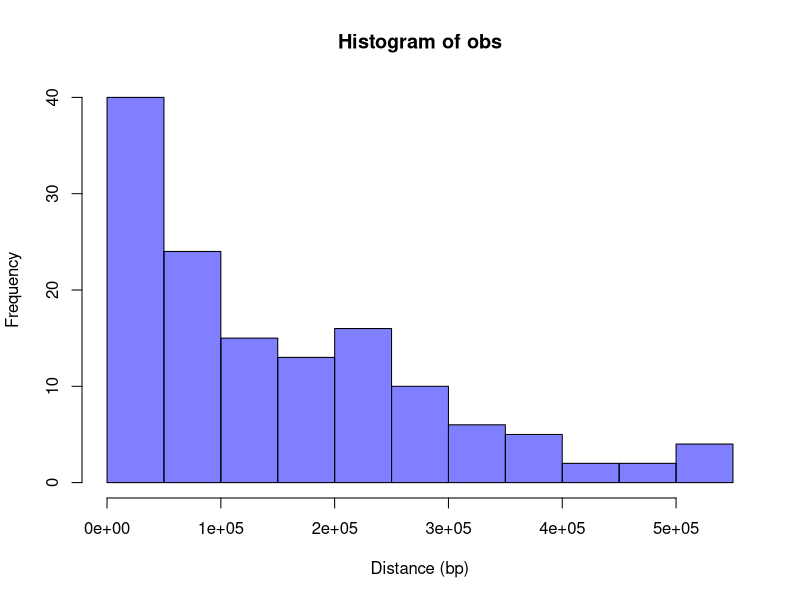
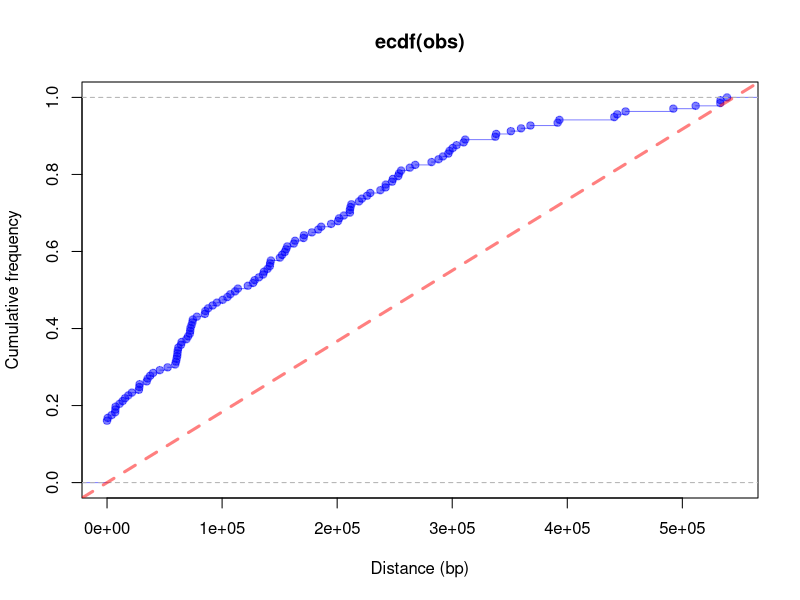
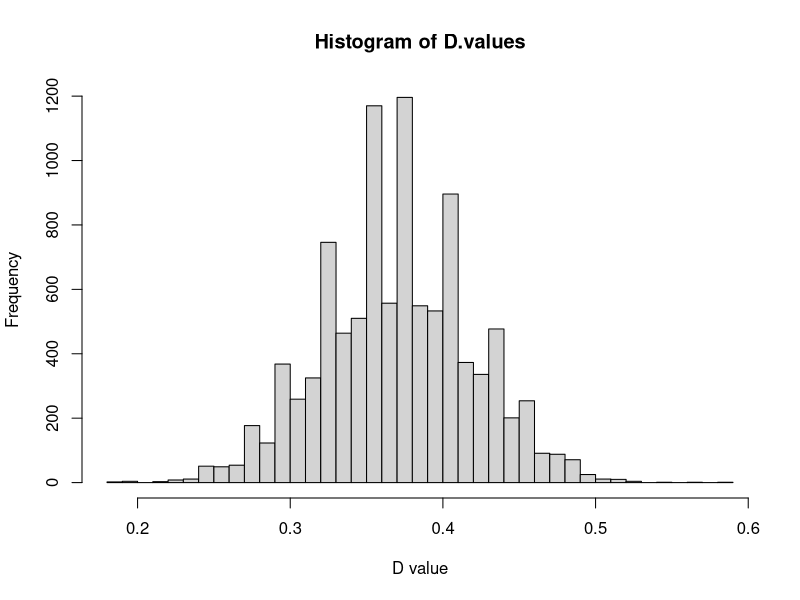

These figures' R source, in order: (Note: this script raises an error after producing the figures.)
## distri-difference-ks-test_example-1.R
##
## Author: Nouri BEN ZAKOUR
## Affiliations: University of Queensland
##

## PURPOSE: Statistical evaluation of the distribution bias of distances between RECs regions and MGEs

##
## ATTENTION: The following script is tailored to suit a particular example. A more generic script is also available. 
## Data used here is specific to the generation of Panel A to D of Figure SX in Petty, Ben Zakour et al. 2014 (submitted).
##


# 1) input list of N real REC-MGE distances between REC and closest MGE we observed in the object "obs"
# N=137 <=> 115 non overlapping REC regions + 22 overlapping REC regions
# real REC-MGE distances were calculated separately

obs <- c(0, 0, 0, 0, 0, 0, 0, 0, 0, 0, 0, 0, 0, 0, 0, 0, 0, 0, 0, 0, 0, 0,170801,186128,211084,242215,253014,303737,337461,350992,
         492157,511598,532941,538831,533200,450664,443420,440807,393183,391627,367958,359850,338173,309913,296565,211592,52655,
         60464,64254,74168,87883,100516,40005,28024,7059,608,21563,45859,74610,78027,171177,212373,126899,113694,95449,85393,18452
         ,7446,3972,13563,27646,28321,34496,35337,37459,59899,60935,61193,61483,61936,70444,71957,154479,156624,163400,128304,7223,
         10852,228755,237573,242053,221465,211032,194760,178056,150238,91789,111287,132009,136389,141773,311311,297727,291897,
         200720,183559,141463,139466,72490,72281,68988,64811,15622,59191,73425,104602,107151,122394,155598,162262,218966,225967,
         253884,255604,263169,267865,282022,288138,300438,248507,247666,205767,201703,152115,142401,135613,85017)


# 2) generate a random set of N distances within the range (0,M) corresponding to all the possible distances observable between a REC and a MGE.
# In other words, we consider the same MGE positions, and we just randomely select REC-MGE distances fitting in the intervals.
# The maximal value M corresponds to the maximal distance a randomly selected REC can be from a real MGE 
# i.e. M = max_MGE-MGE distance between 2 MGEs minus the min REC_size observed, then divided by 2

# In this data, the maximal distance observed is between GI-leuX and PHI1, i.e. 1089739 bp, 
# and the min_REC_size observed is 9 bp

max_MGE_MGE <- 1089739                                  # maximal distance observed between 2 MGEs
min_REC_size <- 9                                       # minimum size of a REC region
M <- as.integer((max_MGE_MGE - min_REC_size)/2)         # maximal distance a randomly selected REC can be from a real MGE
N <- 137                                                # number of REC regions                     
rand <- as.integer(runif(N,0,M))                        # generates a uniformally distributed list of integers


# Selected representations of the input data
# 3.1) Generates panel A "Frequency histogram"

hist(obs, col=rgb(0,0,1,0.5), xlab="Distance (bp)")


# 3.2) Generates panel B "Empirical Cumulative Distribution Function Plots for observed vs theoritical uniform distributions"

plot(ecdf(obs), xlim = range(c(obs,rand)), col=rgb(0,0,1,0.5), xlab = "Distance (bp)", ylab = "Cumulative frequency")
abline(0,1/M, col=rgb(1,0,0,0.5), lwd=3, lty=2)         # theoritical CDF


# 4) Statistical evaluation of the difference (and possibly direction of difference) between the (obs) and (rand) data

# 4.1) Two-sample Kolmogorov–Smirnov test (K-S test)

    # PRINCIPLE: The two-sample Kolmogorov-Smirnov test compares the cumulative distribution of two data sets, 
    # and computes a D value and a P value that depend on the largest discrepancy between distributions. 
    # It is used to test whether two samples are drawn from an identical continuous distributions.
    # The possible values i) "two.sided", ii) "less" and iii) "greater" of alternatives specify the null hypothesis that 
    # the true distribution function of x is i) equal to, ii) not less than or iii) not greater than the hypothesized distribution function 
    # (one-sample case) or the distribution function of y (two-sample case), respectively. 
    # ADVANTAGE: It is a non-parametric test that doesn't assume a particular distribution for the data 
    # except that it should be continuous.
    # CAUTION: ties are not handled, unless data is resampled.

# K-S test without data resampling for preliminary hypothesis testing
    # test 1: null hypothesis is rejected
    # test 2: confirms the alternative = "greater", which includes distributions for which x is stochastically smaller than y 
    # (in other words, the Cumulative Distribution Function of x lies above that of y)

ks.test(obs,rand)
ks.test(obs,rand, alternative="greater")


# 4.2) One-sample K-S test, comparing the observed distribution to the cumulative uniform distribution function ("punif"):
   
# K-S test with data resampling
       
R=9999                                                  # the number of replicates - 1

D.values = numeric(R)                                   # to store the D value results
P.values = numeric(R)                                   # to store the P value results
for(i in 1:R) { 
  obsS = sample(obs, size=N, replace=T)                 # obs data resampling
  randS = as.integer(runif(N,0,M))                      # random data resamling
  kstest <- ks.test(obsS,randS,alternative="greater")   # K-S test
  D.values[i] = kstest$statistic                        # D value stored
  P.values[i] = kstest$p.value                          # P value stored
}


# Generates panel C: "Distribution of P-value for 10,000 replicates"       
hist(D.values, breaks=30, xlab="D value")

# Determine mean and standard deviation for D value       
mean(D.values)  #mean
sd(D.values)    #sd


# Generates panel D: "Distribution of P-value for 10,000 replicates"
       # x-axis changed to a logarithmic scale (log 10)
       
breaks = c(0, 1e-16, 1e-15, 1e-14, 1e-13, 1e-12, 1e-11, 1e-10, 1e-09, 1e-08, 1e-07, 1e-06, 1e-05, 1e-04, 1e-03, 1e-02)
Pvalues_hist <- hist(P.values,
     breaks = c(0, 1e-16, 1e-15, 1e-14, 1e-13, 1e-12, 1e-11, 1e-10, 1e-09, 1e-08, 1e-07, 1e-06, 1e-05, 1e-04, 1e-03, 1e-02))
plot(Pvalues_hist$count, type='h', lwd=50, lend=1, lty=1, col="black", xlab="P value", ylab="", xaxt="n")
axis(1,at=0.5:15.5,label=breaks)
       
# Determine mean and standard deviation for P value  
mean(P.values)  #mean
sd(P.values)    #sd
